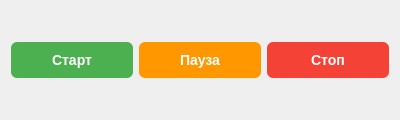
<?xml version="1.0" encoding="UTF-8"?>
<ui version="4.0">
 <class>Widget</class>
 <widget class="QWidget" name="Widget">
  <property name="geometry">
   <rect>
    <x>0</x>
    <y>0</y>
    <width>400</width>
    <height>120</height>
   </rect>
  </property>
  <property name="windowTitle">
   <string>Задание 1 - Кнопки</string>
  </property>
  <layout class="QHBoxLayout" name="horizontalLayout">
   <item>
    <widget class="QPushButton" name="btnStart">
     <property name="styleSheet">
      <string notr="true">background-color: #4CAF50; color: white; font-weight: bold; font-size: 14px; padding: 10px; border-radius: 6px;</string>
     </property>
     <property name="text">
      <string>Старт</string>
     </property>
    </widget>
   </item>
   <item>
    <widget class="QPushButton" name="btnPause">
     <property name="styleSheet">
      <string notr="true">background-color: #FF9800; color: white; font-weight: bold; font-size: 14px; padding: 10px; border-radius: 6px;</string>
     </property>
     <property name="text">
      <string>Пауза</string>
     </property>
    </widget>
   </item>
   <item>
    <widget class="QPushButton" name="btnStop">
     <property name="styleSheet">
      <string notr="true">background-color: #F44336; color: white; font-weight: bold; font-size: 14px; padding: 10px; border-radius: 6px;</string>
     </property>
     <property name="text">
      <string>Стоп</string>
     </property>
    </widget>
   </item>
  </layout>
 </widget>
 <resources/>
 <connections/>
</ui>
